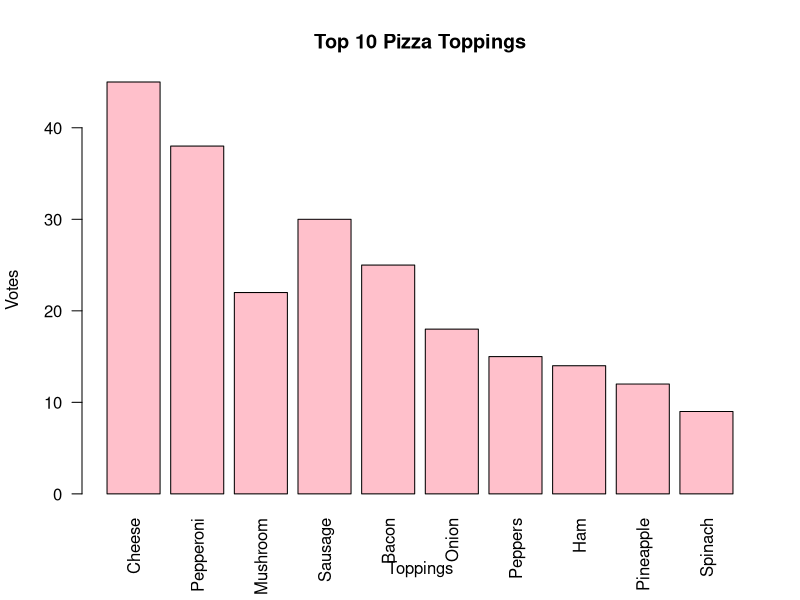
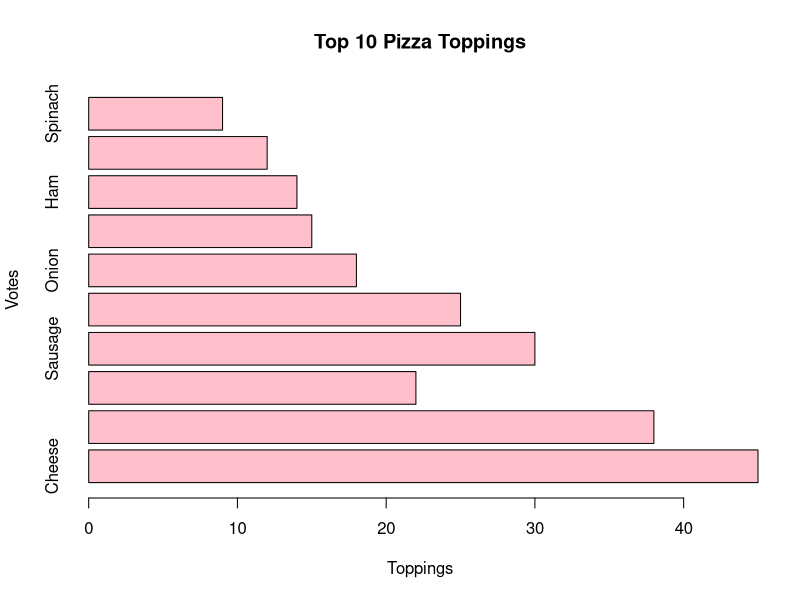

Write the R code that produced these figures, in order.
setwd("C:/Users/student/Documents/Kp6011")
getwd()

install.packages("dplyr")
library(dplyr)



# Sample Data: Top 10 Pizza Toppings
toppings <- c("Cheese", "Pepperoni", "Mushroom", "Sausage","Bacon", "Onion", "Peppers", "Ham","Pineapple", "Spinach")

votes <- c(45, 38, 22, 30, 25, 18, 15, 14, 12, 9)

# Give the chart file a name.
png(file = "barChart_voting.png")

# Create a bar chart
barplot(votes,
        names.arg = toppings,
        col = "pink",
        main = "Top 10 Pizza Toppings",
        xlab = "Toppings",
        ylab = "Votes",las=2) 


# Save the file. this is very imp to write,
dev.off()

#---------------------Example-2 : Horizontal bar chart with density ---------------------------
# Give the chart file a name.
png(file = "barChart_voting_horiz.png")

#barplot()
barplot(votes,
        names.arg = toppings,
        col = "pink",
        main = "Top 10 Pizza Toppings",
        xlab = "Toppings",
        ylab = "Votes",
        horiz=TRUE)

# Save the file. this is very imp to write,
dev.off()
